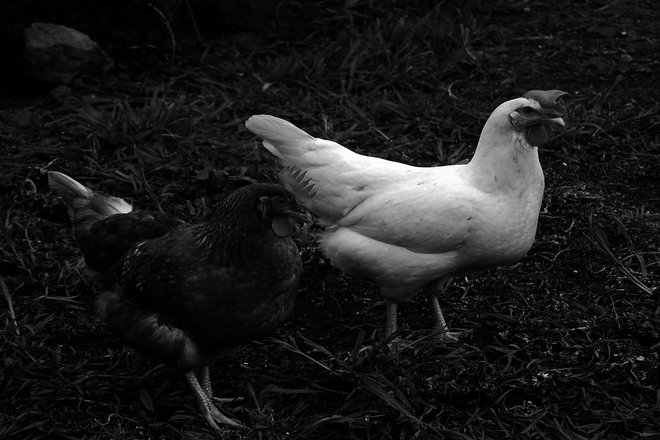
#> input picture image/chickens.png, 660 x 440 px, found by its file name
$ jupyter execute HE_example.ipynb
#> lines starting #> are read from the running program, lines starting #| are printed output that depends on the picture
[cell 1]
from PIL import Image
import numpy as np
import matplotlib.pyplot as plt

# 讀取圖片並轉換為灰度圖
image_path = 'chickens.png'  # 替換成你的圖片路徑
image = Image.open(image_path).convert('L')
#> image is the input picture: PIL image 660x440 L; min 0, max 255, mean 27.6

# 將圖片轉換為NumPy數組
image_array = np.array(image)

# 計算直方圖及其概率分佈
histogram, bin_edges = np.histogram(image_array, bins=256, range=(0, 256), density=True)
#> histogram = 256 values, max 0.0483 at index 1, min 0.000176 at index 221, mean 0.00391; bin_edges = 257 values from 0 to 256

# 計算累積分佈函數 (CDF)
cdf = np.cumsum(histogram)
#> cdf = 256 values from 0.0302 to 1

# 定義轉換函數 T(r) = 255 * CDF(r)
def transformation_function(cdf, scale_factor=255):
    return scale_factor * cdf

# 計算所有像素值的轉換結果
s_values = transformation_function(cdf).astype(np.uint8)
#> s_values = 256 values from 7 to 254

# 應用轉換函數到原始圖像
equalized_image_array = s_values[image_array]
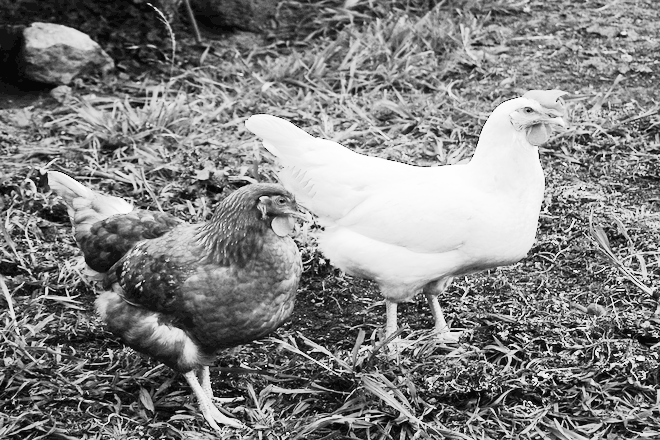
#> equalized_image_array: shape (440, 660); min 7, max 254, mean 130.1

# 計算均衡化後圖像的直方圖及其概率分佈
equalized_histogram, equalized_bin_edges = np.histogram(equalized_image_array, bins=256, range=(0, 256), density=True)
#> equalized_histogram = 256 values, max 0.0483 at index 19, min 0 at index 0, mean 0.00391; equalized_bin_edges = 257 values from 0 to 256

# 計算均衡化後的CDF
equalized_cdf = np.cumsum(equalized_histogram)
#> equalized_cdf = 256 values from 0 to 1

# 轉換回PIL圖像
equalized_image = Image.fromarray(equalized_image_array)

# 繪製原始直方圖和CDF以及均衡化後的直方圖和CDF
plt.figure(figsize=(12, 6))

# 原始直方圖
plt.subplot(2, 3, 1)
plt.bar(bin_edges[:-1], histogram, width=1, edgecolor='black', alpha=0.7)
plt.title('Histogram of Original Pixel Values')
plt.xlabel('Pixel Value')
plt.ylabel('Probability')

# 原始CDF
plt.subplot(2, 3, 2)
plt.plot(bin_edges[:-1], cdf, color='blue')
plt.title('CDF of Original Image')
plt.xlabel('Pixel Value')
plt.ylabel('Cumulative Probability')

# 原始圖像
plt.subplot(2, 3, 3)
plt.imshow(image_array, cmap='gray')
plt.title('Original Image')
plt.axis('off')

# 均衡化後的直方圖
plt.subplot(2, 3, 4)
plt.bar(equalized_bin_edges[:-1], equalized_histogram, width=1, edgecolor='black', alpha=0.7)
plt.title('Histogram of Equalized Pixel Values')
plt.xlabel('Pixel Value')
plt.ylabel('Probability')

# 均衡化後的CDF
plt.subplot(2, 3, 5)
plt.plot(equalized_bin_edges[:-1], equalized_cdf, color='blue')
plt.title('CDF of Equalized Image')
plt.xlabel('Pixel Value')
plt.ylabel('Cumulative Probability')

# 均衡化後的圖像
plt.subplot(2, 3, 6)
plt.imshow(equalized_image_array, cmap='gray')
plt.title('Equalized Image')
plt.axis('off')

plt.tight_layout()
plt.show()
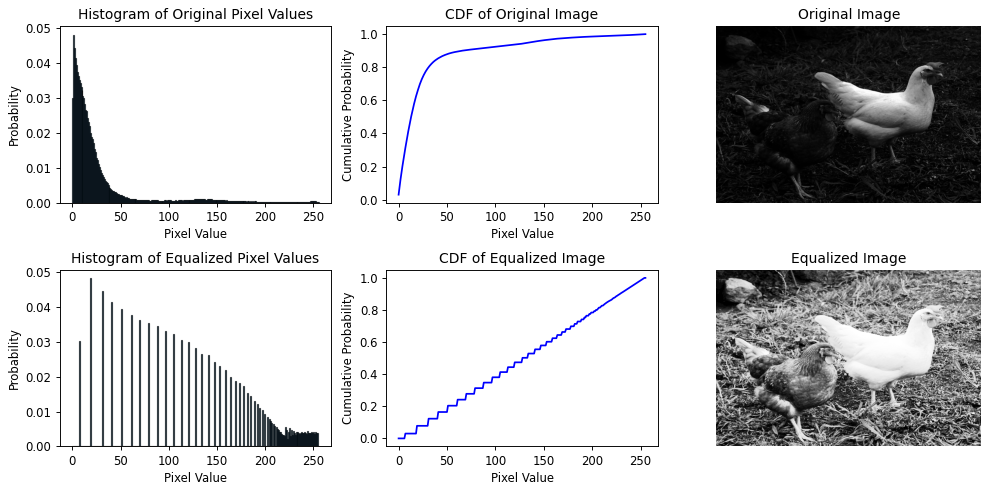
#> figure drawn by matplotlib, 6 panels; panel 1: tallest bar 0.0483 high, from x = 0.5 to 1.5; panel 2: curve peaks at x = 255, y = 1; panel 4: tallest bar 0.0483 high, from x = 18.5 to 19.5; panel 5: curve peaks at x = 254, y = 1

# 顯示每個像素值的分佈概率和轉換後的結果
print("Pixel Value Distributions and Transformed Values:")
for i in range(256):
    print(f"r_{i} = {histogram[i]:.4f}, CDF = {cdf[i]:.4f}, s_{i} = {s_values[i]:.2f}")
#> this loop made 256 passes
#| r_0 = 0.0302, CDF = 0.0302, s_0 = 7.00
#| r_1 = 0.0483, CDF = 0.0784, s_1 = 19.00
#| r_2 = 0.0445, CDF = 0.1229, s_2 = 31.00
#| r_3 = 0.0415, CDF = 0.1645, s_3 = 41.00
#| r_4 = 0.0394, CDF = 0.2039, s_4 = 51.00
#| r_5 = 0.0376, CDF = 0.2415, s_5 = 61.00
#| r_6 = 0.0363, CDF = 0.2778, s_6 = 70.00
#| r_7 = 0.0353, CDF = 0.3132, s_7 = 79.00
#> (further printed lines are left out)

[cell 2]
import numpy as np

# Define the output file path
output_file_path = 's_values.txt'

# Write s_values to the file
with open(output_file_path, 'w') as file:
    for i, s_value in enumerate(s_values):
        file.write(f"s_{i} = {s_value}\n")
#> this loop made 256 passes
#> s_value on passes 1 to 3: 7, 19, 31
